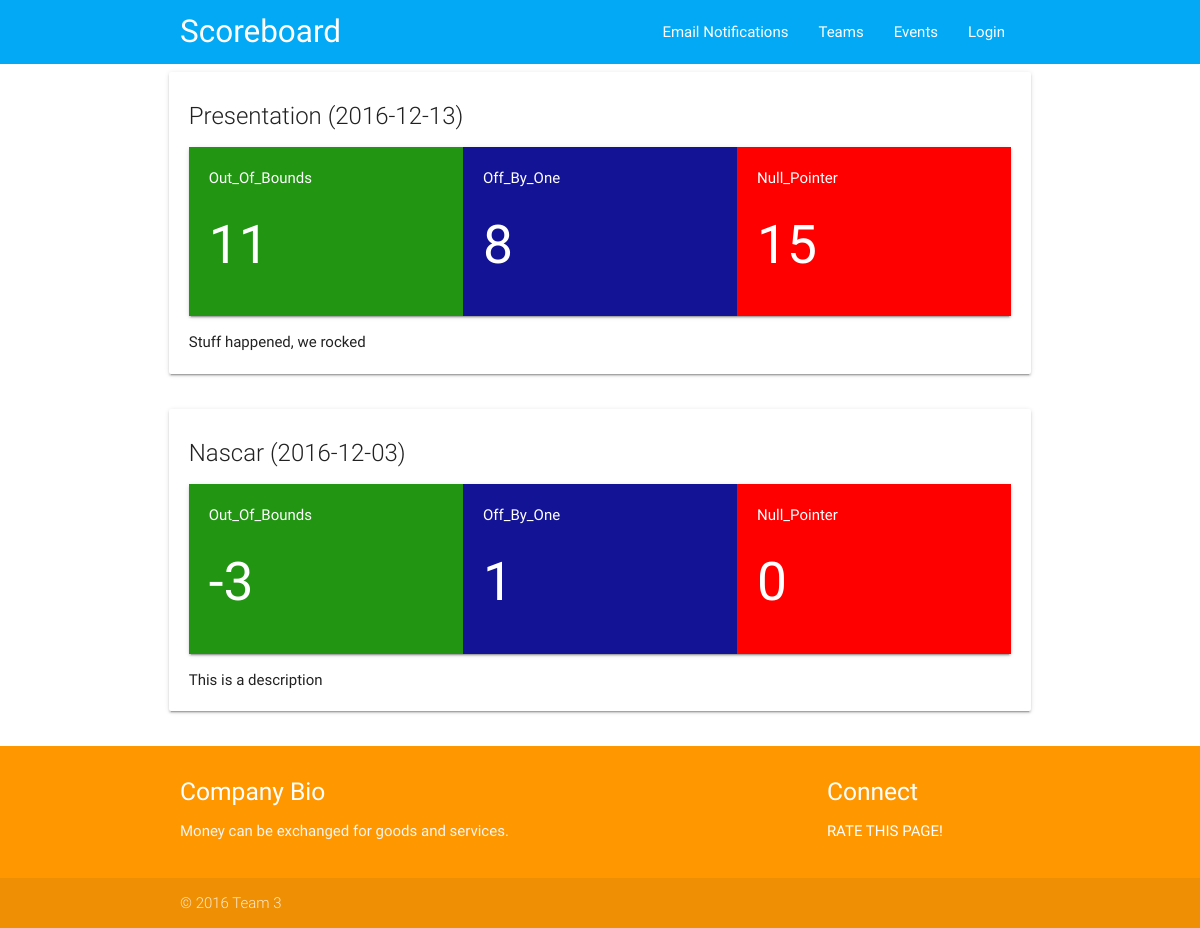
Page /events_page.php on the committed database.
### tables this page shows
CREATE TABLE `Points` (
  `ID` int(11) NOT NULL AUTO_INCREMENT,
  `Points` int(11) DEFAULT NULL,
  `EventID` int(11) NOT NULL,
  `TeamID` int(11) NOT NULL,
  PRIMARY KEY (`ID`),
  UNIQUE KEY `Event_&_Team_Unique` (`TeamID`,`EventID`),
  KEY `ID_idx` (`TeamID`),
  KEY `EventID_idx` (`EventID`),
  CONSTRAINT `EventID` FOREIGN KEY (`EventID`) REFERENCES `Events` (`ID`) ON DELETE CASCADE,
  CONSTRAINT `ID` FOREIGN KEY (`TeamID`) REFERENCES `Teams` (`ID`) ON DELETE NO ACTION ON UPDATE NO ACTION
);

CREATE TABLE `Events` (
  `ID` int(11) NOT NULL AUTO_INCREMENT,
  `Name` varchar(45) NOT NULL,
  `Date` date NOT NULL,
  `Description` varchar(140) NOT NULL,
  PRIMARY KEY (`ID`)
);

CREATE TABLE `Teams` (
  `ID` int(11) NOT NULL AUTO_INCREMENT,
  `Name` varchar(45) NOT NULL,
  `Logo` varchar(45) NOT NULL,
  `Color` varchar(10) NOT NULL,
  PRIMARY KEY (`ID`)
);

### Gateways/config.php (called while the page is built)
<?php
$credentials = array
(
	'db'       => 'mysql:host=webprog.cs.ship.edu;dbname=webprog27',
	'username' => 'webprog27',
	'password' => 'isulcads',
);
?>

### Gateways/ConnectionHandler.php (called while the page is built)
<?php
require_once 'config.php';
  class ConnectionHandler
  {
    private static $connection = null;
    public static function getConnection()
    {
        global $credentials;
        if(is_null(ConnectionHandler::$connection))
        {
          try
          {
            ConnectionHandler::$connection = new PDO($credentials['db'], $credentials['username'], $credentials['password']);
            ConnectionHandler::$connection->setAttribute(PDO::ATTR_ERRMODE, PDO::ERRMODE_EXCEPTION);
            ConnectionHandler::$connection->setAttribute(PDO::ATTR_EMULATE_PREPARES, false);
          } catch (PDOException $e) {
  					echo 'Connection failed: ' . $e->getMessage() . '<br/>';
  				}
        }
        return ConnectionHandler::$connection;
    }
  }
?>

### Gateways/EventsGateway.php (called while the page is built, shortened)
<?php
require_once 'ConnectionHandler.php';
    class EventsGateway
    {
      public static function getRecentEvents($limit)
      {
        $allEvents = null;
        try
        {
          $statement = ConnectionHandler::getConnection()->prepare("SELECT e.ID as id, e.Name as event_name, e.Date as event_date, e.Description as event_desc, t.Name as team_name, p.Points as points, t.Color as team_bg FROM Events e JOIN Points p ON p.EventID = e.ID JOIN Teams t ON p.TeamID = t.ID ORDER BY e.Date DESC, t.Name DESC LIMIT :limit");
          $statement->bindParam(':limit', $limit);
          $statement->execute();
          $allEvents = $statement->fetchAll();
        }
        catch(PDOException $e)
        {
          $successful = false;
        }
        return $allEvents;
      }
    }
?>

### modulesEventsThing.php (the view, shortened to what this page needs)
  <?php
    require_once 'Gateways/EventsGateway.php';
    $evg = new EventsGateway();
    $events = $evg->getRecentEvents(100);
    $current_id = -1;
    $first = true;
    foreach($events as $event) {
      $event_tn = $event['team_name'];
      $event_tp = $event['points'];
      $team_bg = $event['team_bg'];
      if($current_id != $event['id']) {
        if($first != true) {
        ?>
              </div>
              <p><?php echo $event_desc; ?></p>
            </div>
          </div>
        </div>
        <?php
        }
        $event_name = $event['event_name'];
        $event_date = $event['event_date'];
        $event_desc = $event['event_desc'];
        $current_id = $event['id'];
        $first = false;
        ?>
        <div class="row s12">
          <div class="card">
            <div class="card-content">
              <span class="card-title"><?php echo $event_name . " (" . $event_date . ")"; ?></span>
              <div class="card horizontal">
        <?php } ?>
              <div class="card-stacked" style="background-color: <?php echo $team_bg; ?>;">
                <div class="card-content white-text">
                  <p><?php echo $event_tn; ?></p>
                  <h2><?php echo $event_tp; ?></h2>
                </div>
              </div>
<?php } ?>
        </div>
        <p><?php echo $event_desc; ?></p>
    </div>
    </div>
</div>

### events_page.php (shortened to what this page needs)
<?php
  require_once 'navbar.php';
  require_once 'footer.php';
?>
<html lang="en">
<head>
  <link href="assets/lib/materialize/css/materialize.min.css" type="text/css" rel="stylesheet" media="screen,projection"/>
</head>
<body>
  <?php displayNavbar(); ?>
  <div class="container">
  <?php include("modulesEventsThing.php"); ?>
  </div>
  <?php displayFooter(); ?>
</body>
</html>

### navbar.php (shortened to what this page needs)
<?php
	function displayNavbar()
	{
		echo <<< END
		<div class="navbar-fixed">
		<nav class="light-blue" style="box-shadow: 0 0 0 0;">
		<div class="nav-wrapper container">
		<a id="logo-container" href="index.php" class="brand-logo">Scoreboard</a>
		<ul class="right hide-on-med-and-down">
		   <!--
			  This shows or hides a form to allow the user to log in
			  or to create an account.
		   -->
		   <script type="text/javascript">
			function display(clicked)
			{
			  //No session, show login form
			  if(clicked == 1)
			  {
				document.getElementById("showLogin").style.display="none";
				document.getElementById("username").style.display="block";
				document.getElementById("password").style.display="block";
				document.getElementById("loginButton").style.display="block";
				document.getElementById("loginForm").style.display="block";
				document.getElementById("hideLogin").style.display="block";
			  }
			  //No session, hide login form
			  else if(clicked == 0)
			  {
				document.getElementById("showLogin").style.display="block";
				document.getElementById("username").style.display="none";
				document.getElementById("password").style.display="none";
				document.getElementById("loginButton").style.display="none";
				document.getElementById("loginForm").style.display="none";
				document.getElementById("hideLogin").style.display="none";
				document.getElementById("username").value = "";
				document.getElementById("password").value = "";
			  }
			  //Has session, show account form
			  else if(clicked == 2)
			  {
				document.getElementById("showLogin").style.display="none";
				document.getElementById("loginButton").style.display="block";
				document.getElementById("loginForm").style.display="block";
				document.getElementById("hideLogin").style.display="block";
				document.getElementById("username").style.display="none";
				document.getElementById("password").style.display="none";
				//document.getElementById("forgot").style.display="none";
				//document.getElementById("registerAcc").style.display="none";
			  }
			}
		  </script>
END;
			if($_SESSION['username'] == null || $_SESSION['token'] == null)
			{
			echo <<< END
			  <a href="javascript:display(1);" id="showLogin">Login</a>
			  <form id="loginForm" action="userLogin.php" method="post">
			  <div class="col s12">
				<div class="card white black-text">
				  <div class="card-content">
					<div class="card-title">
					Login
					</div>
					<input type="text" name="username" id="username" size="24" placeholder="Username" value=""></input>
					<input id="password" name="password" type="password" class="validate" size="24" placeholder="Password" value="" required></input>
					<table class="none">
					  <tr>
						<td>
						  <button id="loginButton" type="submit" class="btn waves-effect waves-light blue" value="Submit">Submit</button>
						</td>
						<td>
						  <a href="javascript:display(0);" class="btn waves-effect waves-light blue" id="hideLogin">Close</a>
						</td>
					  </tr>
					</table>
				  </div>
				</div>
			  </div>
			  </form>
END;
			}
			echo <<< END
		  <script type="text/javascript">
			document.getElementById("loginForm").style.display="none";
		  </script>
		</ul>
		<ul class="right hide-on-med-and-down">
		  <li><a href="events_page.php">Events</a></li>
		</ul>
		<ul class="right hide-on-med-and-down">
		  <li><a href="teams.php">Teams</a></li>
		</ul>
		<ul class="right hide-on-med-and-down">
		  <li><a href="subscribe.php">Email Notifications</a></li>
		</ul>
		<ul id="nav-mobile" class="side-nav">
		  <li><a href="#">Navbar Link</a></li>
		</ul>
		<a href="#" data-activates="nav-mobile" class="button-collapse"><i class="material-icons">menu</i></a>
		</div>
		</nav>
	</div>
END;
	}
?>

### footer.php
<?php
 function displayFooter()
 {
	 echo <<< END
<footer class="page-footer orange">
    <div class="container">
      <div class="row">
        <div class="col l6 s12">
          <h5 class="white-text">Company Bio</h5>
          <p class="grey-text text-lighten-4">Money can be exchanged for goods and services.</p>
        </div>
        <div class="col l3 s12">
          <ul>
          </ul>
        </div>
        <div class="col l3 s12">
          <h5 class="white-text">Connect</h5>
          <ul>
            <li><a class="white-text" href="rateThisPage.php">RATE THIS PAGE!</a></li>
          </ul>
        </div>
      </div>
    </div>
    <div class="footer-copyright">
      <div class="container">
      &copy; 2016 Team 3
      </div>
    </div>
  </footer>
END;
 }
?>

### rows in the picture
points: EventID.Name "Presentation", EventID.Date "2016-12-13", TeamID.Name "Out_Of_Bounds", Points "11"
points: TeamID.Name "Off_By_One", Points "8"
points: TeamID.Name "Null_Pointer", Points "15"
points: EventID.Name "Nascar", EventID.Date "2016-12-03", TeamID.Name "Out_Of_Bounds", Points "-3"
events: Description "Stuff happened, we rocked"
points: TeamID.Name "Off_By_One", Points "1"
points: TeamID.Name "Null_Pointer", Points "0"
events: Description "This is a description"
